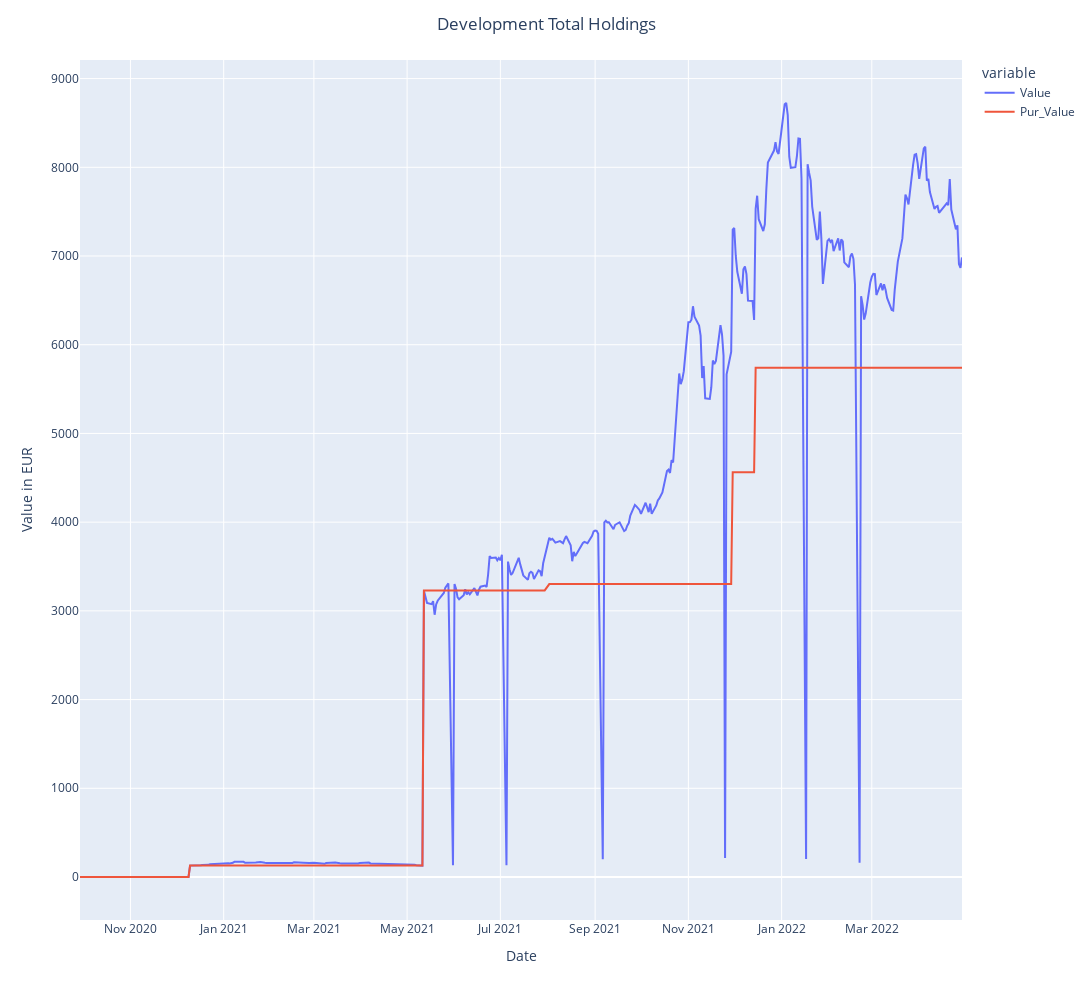

The notebook cell saved with this chart:
### Code cell
#DATA VISUALIZATION
#Development total holdings
fig = px.line(total_holdings,x=total_holdings.index,y=['Value','Pur_Value'],width=2000,height=1000)
fig.update_layout(title_text='Development Total Holdings', title_x=0.5)
fig.update_yaxes(title=f'Value in {currency}')
fig.write_image(total_holdings_image_path)
fig.show()

#Development by Type
fig_2 = px.line(comb_data,x='Date',y='Value', color='Asset',width=2000,height=1000)
fig_2.update_layout(title_text='Development Holdings by Type', title_x=0.5)
fig_2.update_yaxes(title=f'Value in {currency}')
fig_2.write_image(holdings_by_type_image_path)

#Allocation of Holdings
distinct_values = comb_data['Asset'].nunique()

fig_3 = px.pie(round(comb_data.sort_values('Date', ascending=False).head(distinct_values),2), values='Value', names='Asset', width=1200, height=800, hole=.5)
fig_3.update_traces(textposition='outside',
                    texttemplate='<b>%{label} </b><br>%{value} {currency} <br>%{percent:.2%}')
fig_3.add_annotation(text=f'<b>{current_value_only} {currency}',
                    font_size=30,
                    showarrow=False)
fig_3.update_layout(title_text='Allocation of Holdings', title_x=0.5, showlegend=False)
fig_3.write_image(allocation_of_holdings_image_path)

### Figure 1 — Plotly figure (JSON) as saved in the notebook; plotly's stock layout.template omitted (floating-point values rounded to 4 significant figures; data arrays with more than 128 entries replaced by an {"elided": "..."} marker saying what was removed)
{"data": [{"hovertemplate": "variable=Value<br>Date=%{x}<br>value=%{y}<extra></extra>", "legendgroup": "Value", "line": {"color": "#636efa", "dash": "solid"}, "marker": {"symbol": "circle"}, "mode": "lines", "name": "Value", "orientation": "v", "showlegend": true, "type": "scatter", "x": {"elided": "403 str values"}, "xaxis": "x", "y": {"elided": "403 float values"}, "yaxis": "y"}, {"hovertemplate": "variable=Pur_Value<br>Date=%{x}<br>value=%{y}<extra></extra>", "legendgroup": "Pur_Value", "line": {"color": "#EF553B", "dash": "solid"}, "marker": {"symbol": "circle"}, "mode": "lines", "name": "Pur_Value", "orientation": "v", "showlegend": true, "type": "scatter", "x": {"elided": "403 str values"}, "xaxis": "x", "y": {"elided": "403 float values"}, "yaxis": "y"}], "layout": {"height": 1000, "legend": {"title": {"text": "variable"}, "tracegroupgap": 0}, "margin": {"t": 60}, "title": {"text": "Development Total Holdings", "x": 0.5}, "width": 2000, "xaxis": {"anchor": "y", "domain": [0, 1], "title": {"text": "Date"}}, "yaxis": {"anchor": "x", "domain": [0, 1], "title": {"text": "Value in EUR"}}}}
